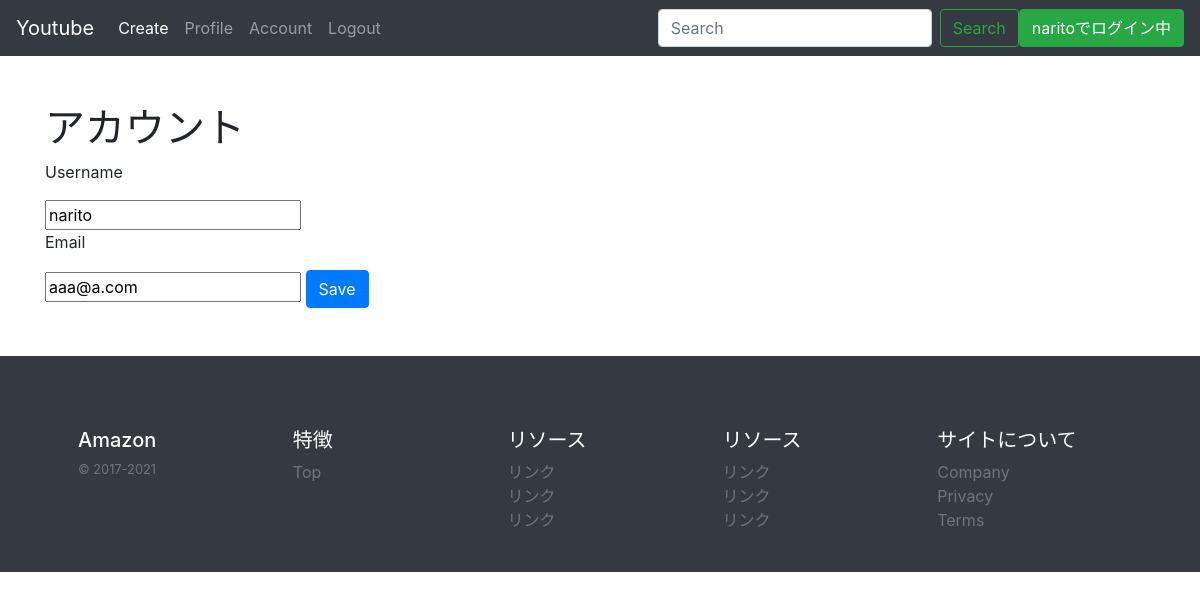
/account/ (signed in), run on the app's committed database.
### base/models/account_models.py (models this page shows, shortened)
class User(AbstractBaseUser):
    id=models.CharField(default=create_id,max_length=50,primary_key=True)
    username=models.CharField(max_length=50,default='名無し',unique=True,blank=True)
    email = models.EmailField(
        verbose_name='email address',
        max_length=255,
        unique=True,
    )
    is_active = models.BooleanField(default=True)
    is_admin = models.BooleanField(default=False)
    objects = MyUserManager()
    USERNAME_FIELD = 'username'
    EMAIL_FIELD='email'
    REQUIRED_FIELDS = ['email']

### base/views/account_views.py (the view)
# urls.py: path('account/',views.AccountUpdateView.as_view()),
class AccountUpdateView(generic.UpdateView):
    model=get_user_model()
    template_name='pages/user_account.html'
    fields={'username','email'}
    success_url='/account/'
    def get_object(self):
        self.kwargs['pk']=self.request.user.pk
        return super().get_object()

### templates/pages/user_account.html (shortened to what this page needs)
{% extends 'base.html'%}
{%block content%}
<div class="container">
    <h1>アカウント</h1>
    <form action="/account/" method="POST">
        <p>Username</p>
        <input type="text" value="{{user.username}}" name="username">
        <p>Email</p>
        <input type="email" value="{{user.email}}" name="email">
        <button type="submit" class="btn btn-primary">Save</button>
    </form>
</div>
{%endblock%}

### templates/snippets/header.html (shortened to what this page needs)
<nav class="navbar navbar-expand-lg navbar-dark bg-dark">
    <a class="navbar-brand" href="/">Youtube</a>
    <div class="collapse navbar-collapse" id="navbarSupportedContent">
      <ul class="navbar-nav mr-auto">
        <li class="nav-item active">
          <a class="nav-link" href="/item/create/">Create<span class="sr-only">(current)</span></a>
        </li>
        <li class="nav-item">
          <a class="nav-link" href="/profile/">Profile</a>
        </li>
        <li class="nav-item">
          <a class="nav-link" href="/account/">Account</a>
        </li>
        {%if user.is_authenticated%}
        <li class="nav-item">
            <a class="nav-link" href="/logout/">Logout</a>
        </li>
        {%endif%}
      </ul>
      <form class="form-inline my-2 my-lg-0">
        <input class="form-control mr-sm-2" type="text" placeholder="Search" aria-label="Search">
        <button class="btn btn-outline-success my-2 my-sm-0" type="submit">Search</button>
      </form>
      <a href="/user/{{user.pk}}" class="btn btn-success">{{user.get_username}}でログイン中</a>
    </div>
  </nav>

### data on the page
User: get_username "narito", username "narito", email "aaa@a.com"
